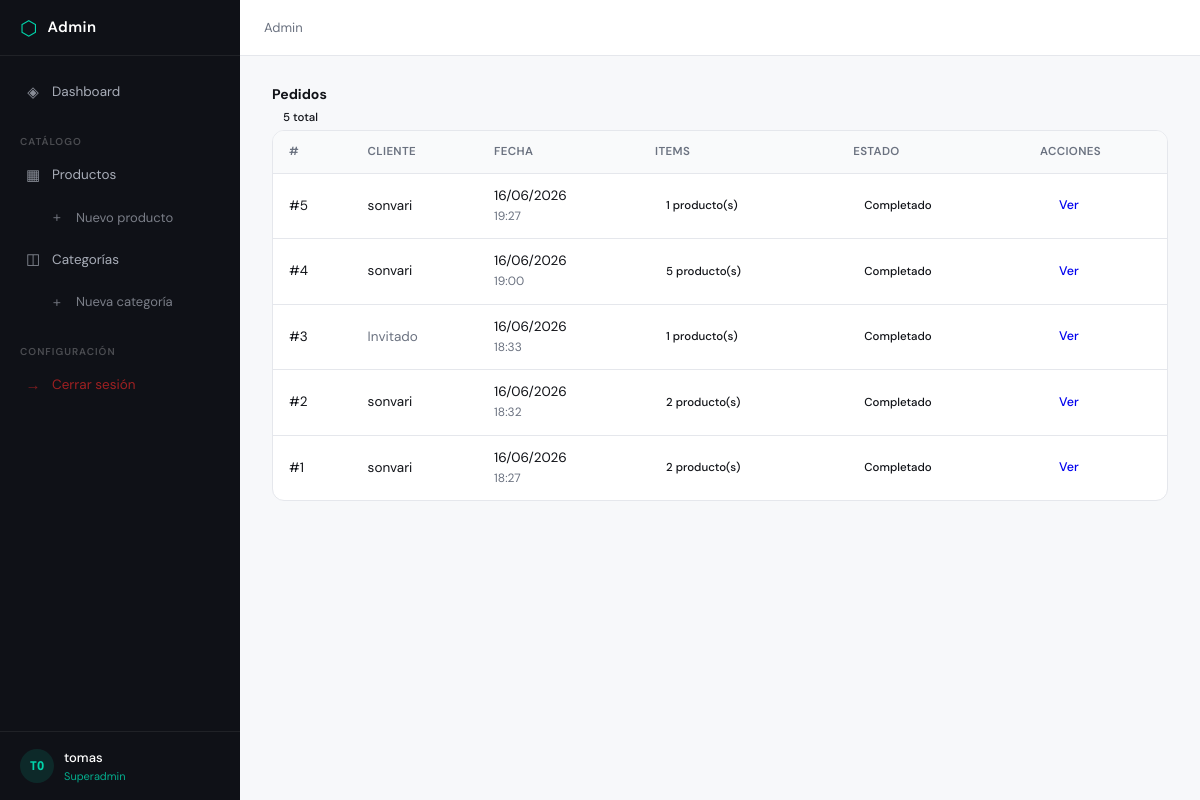
The page /panel/pedidos/ (signed in) on the database as committed earlier.
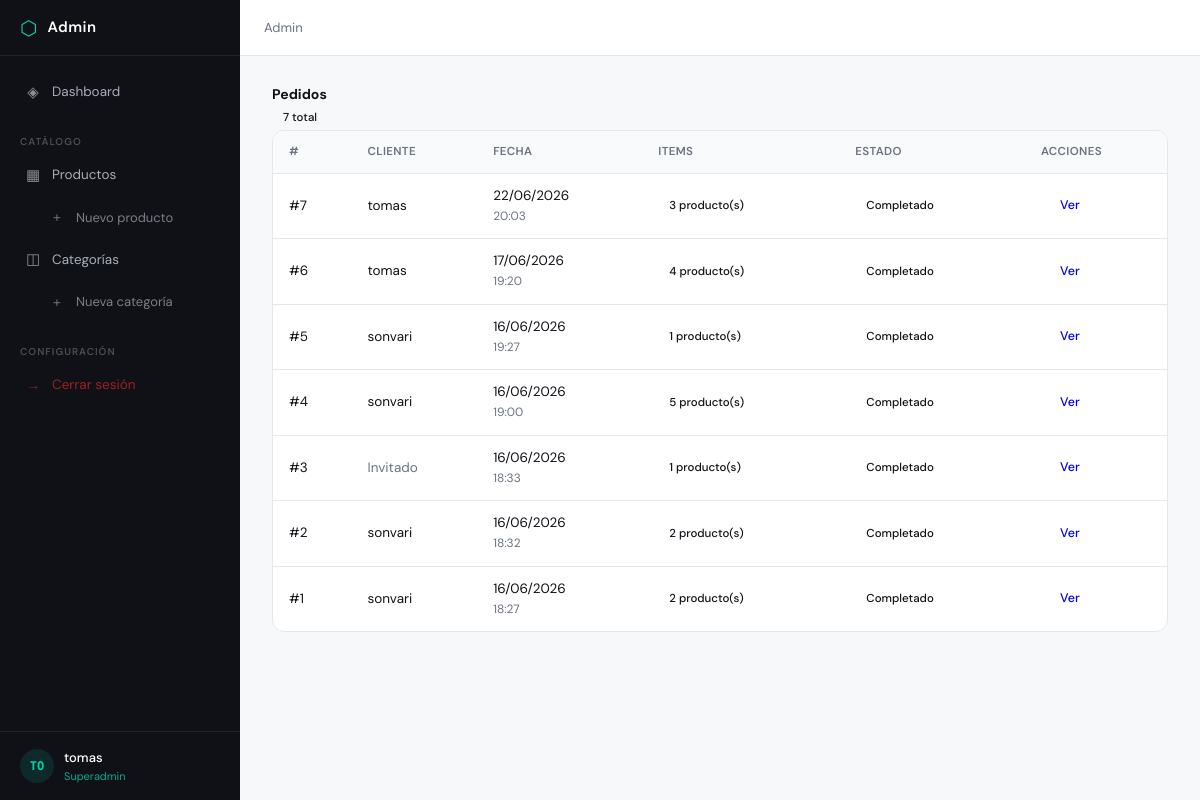
The same page on the database as committed later.
### catalogo/models.py (models this page shows, shortened)
class Pedido(models.Model):
    cliente = models.ForeignKey(User, on_delete=models.SET_NULL, null=True, blank=True)
    fecha_pedido = models.DateTimeField(auto_now_add=True)
    completado = models.BooleanField(default=False)

### backoffice/views.py (the view)
# urls.py: path('pedidos/', views.pedido_lista, name='admin_pedido_lista'),
@admin_required
def pedido_lista(request):
    pedidos = Pedido.objects.select_related('cliente').prefetch_related('itempedido_set__producto').order_by('-fecha_pedido')
    paginator = Paginator(pedidos, 20)
    page = request.GET.get('page', 1)
    pedidos_page = paginator.get_page(page)
    return render(request, 'admin_panel/pedido_lista.html', {'pedidos': pedidos_page})

### backoffice/views.py (called while the page is built)
def admin_required(view_func):
    @wraps(view_func)
    def _wrapped_view(request, *args, **kwargs):
        if not request.user.is_authenticated:
            messages.error(request, 'Debes iniciar sesión para acceder al panel.')
            return redirect('admin_login')
        if not (request.user.is_staff or request.user.is_superuser):
            messages.error(request, 'No tienes permisos para acceder al panel.')
            return redirect('inicio') # <-- Lo cambié a 'inicio' para que devuelva al home
        return view_func(request, *args, **kwargs)
    return _wrapped_view

### catalogo/context_processors.py (called while the page is built)
def cantidad_carrito(request):
    total = 0
    if 'carrito' in request.session: # si ya hay un carrito
        for key, value in request.session['carrito'].items():
            total += value['cantidad'] # suma la cantidad de cada prod guardado
    return {'cantidad_carrito' : total} #envia la cantidad al html

### catalogo/templates/admin_panel/pedido_lista.html (shortened to what this page needs)
{% extends 'admin_panel/base.html' %}
{% block content %}
<div class="d-flex justify-content-between align-items-center mb-4">
  <h4 class="mb-0 fw-bold">Pedidos</h4>
  <span class="badge bg-secondary">{{ pedidos.paginator.count }} total</span>
</div>
<div class="card shadow-sm border-0">
  <div class="table-responsive">
    <table class="table table-hover align-middle mb-0">
      <thead class="table-dark">
        <tr>
          <th>#</th>
          <th>Cliente</th>
          <th>Fecha</th>
          <th>Items</th>
          <th>Estado</th>
          <th>Acciones</th>
        </tr>
      </thead>
      <tbody>
        {% for pedido in pedidos %}
        <tr>
          <td class="fw-bold text-muted">#{{ pedido.id }}</td>
          <td>
            {% if pedido.cliente %}
              {{ pedido.cliente.username }}
            {% else %}
              <span class="text-muted fst-italic">Invitado</span>
            {% endif %}
          </td>
          <td>
            <span class="small">{{ pedido.fecha_pedido|date:"d/m/Y" }}</span><br>
            <span class="text-muted" style="font-size:0.75rem;">{{ pedido.fecha_pedido|time:"H:i" }}</span>
          </td>
          <td>
            <span class="badge bg-light text-dark border">
              {{ pedido.itempedido_set.count }} producto(s)
            </span>
          </td>
          <td>
            {% if pedido.completado %}
              <span class="badge bg-success">Completado</span>
            {% else %}
              <span class="badge bg-warning text-dark">Pendiente</span>
            {% endif %}
          </td>
          <td>
            <a href="{% url 'admin_pedido_detalle' pedido.pk %}" class="btn btn-sm btn-outline-primary">
              Ver
            </a>
          </td>
        </tr>
        {% endfor %}
      </tbody>
    </table>
  </div>
</div>
{% endblock %}

Rows that differ between the two databases and show on the page:
added Pedido: id "7", cliente.username "tomas", fecha_pedido "22/06/2026", fecha_pedido "20:03", itempedido_set.count "3", completado "Completado"
added Pedido: id "6", cliente.username "tomas", fecha_pedido "17/06/2026", fecha_pedido "19:20", itempedido_set.count "4", completado "Completado"
Other text that changed with them:
{{ pedidos.paginator.count }}: "5" → "7"
